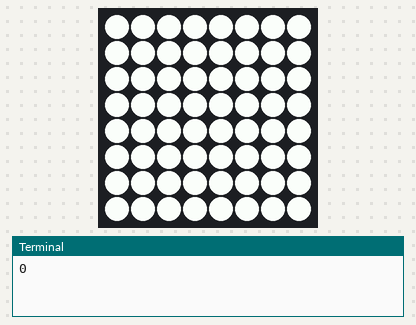
The program below on a simulated Raspberry Pi (BCM pin numbers) with a Sense HAT. Shown: the Sense HAT's 8×8 RGB LED matrix, the last lines printed to the terminal.

Above: at 0.1 s.
At 1.6 s:
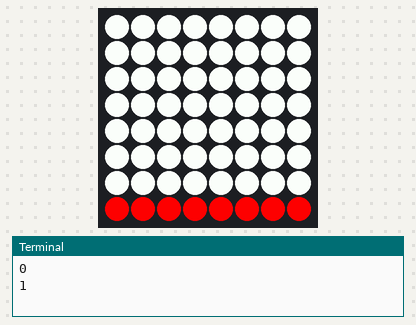
At 3.1 s:
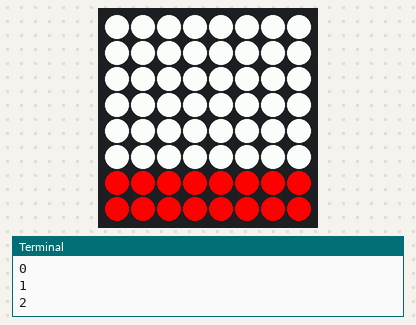
At 6.1 s:
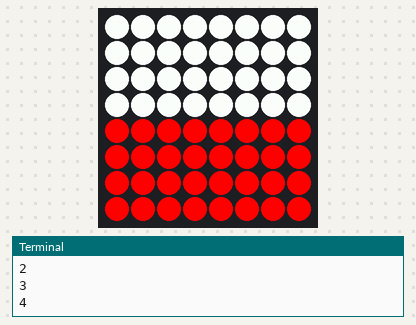
At 9.1 s:
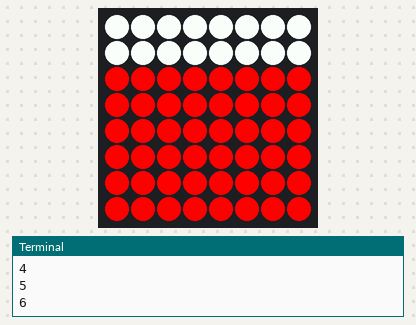
At 12.1 s:
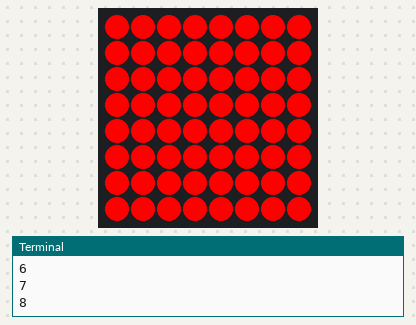

The program:

update_matrix.py
```python
from sense_hat import SenseHat
import time

sense = SenseHat()

X = [255, 0, 0]  # Red
O = [255, 255, 255]  # White

level_0 = [
O, O, O, O, O, O, O, O,
O, O, O, O, O, O, O, O,
O, O, O, O, O, O, O, O,
O, O, O, O, O, O, O, O,
O, O, O, O, O, O, O, O,
O, O, O, O, O, O, O, O,
O, O, O, O, O, O, O, O,
O, O, O, O, O, O, O, O
]

level_1 = [
O, O, O, O, O, O, O, O,
O, O, O, O, O, O, O, O,
O, O, O, O, O, O, O, O,
O, O, O, O, O, O, O, O,
O, O, O, O, O, O, O, O,
O, O, O, O, O, O, O, O,
O, O, O, O, O, O, O, O,
X, X, X, X, X, X, X, X
]

level_2 = [
O, O, O, O, O, O, O, O,
O, O, O, O, O, O, O, O,
O, O, O, O, O, O, O, O,
O, O, O, O, O, O, O, O,
O, O, O, O, O, O, O, O,
O, O, O, O, O, O, O, O,
X, X, X, X, X, X, X, X,
X, X, X, X, X, X, X, X
]

level_3 = [
O, O, O, O, O, O, O, O,
O, O, O, O, O, O, O, O,
O, O, O, O, O, O, O, O,
O, O, O, O, O, O, O, O,
O, O, O, O, O, O, O, O,
X, X, X, X, X, X, X, X,
X, X, X, X, X, X, X, X,
X, X, X, X, X, X, X, X
]

level_4 = [
O, O, O, O, O, O, O, O,
O, O, O, O, O, O, O, O,
O, O, O, O, O, O, O, O,
O, O, O, O, O, O, O, O,
X, X, X, X, X, X, X, X,
X, X, X, X, X, X, X, X,
X, X, X, X, X, X, X, X,
X, X, X, X, X, X, X, X
]

level_5 = [
O, O, O, O, O, O, O, O,
O, O, O, O, O, O, O, O,
O, O, O, O, O, O, O, O,
X, X, X, X, X, X, X, X,
X, X, X, X, X, X, X, X,
X, X, X, X, X, X, X, X,
X, X, X, X, X, X, X, X,
X, X, X, X, X, X, X, X
]


level_6 = [
O, O, O, O, O, O, O, O,
O, O, O, O, O, O, O, O,
X, X, X, X, X, X, X, X,
X, X, X, X, X, X, X, X,
X, X, X, X, X, X, X, X,
X, X, X, X, X, X, X, X,
X, X, X, X, X, X, X, X,
X, X, X, X, X, X, X, X
]

level_7 = [
O, O, O, O, O, O, O, O,
X, X, X, X, X, X, X, X,
X, X, X, X, X, X, X, X,
X, X, X, X, X, X, X, X,
X, X, X, X, X, X, X, X,
X, X, X, X, X, X, X, X,
X, X, X, X, X, X, X, X,
X, X, X, X, X, X, X, X
]

level_8 = [
X, X, X, X, X, X, X, X,
X, X, X, X, X, X, X, X,
X, X, X, X, X, X, X, X,
X, X, X, X, X, X, X, X,
X, X, X, X, X, X, X, X,
X, X, X, X, X, X, X, X,
X, X, X, X, X, X, X, X,
X, X, X, X, X, X, X, X
]
index = 0
while True:
  print(index)
  if index == 0:
    sense.set_pixels(level_0)
  elif index == 1:
    sense.set_pixels(level_1)
  elif index == 2:
    sense.set_pixels(level_2)
  elif index == 3:
    sense.set_pixels(level_3)
  elif index == 4:
    sense.set_pixels(level_4)
  elif index == 5:
    sense.set_pixels(level_5)
  elif index == 6:
    sense.set_pixels(level_6)
  elif index == 7:
    sense.set_pixels(level_7)
  elif index == 8:
    sense.set_pixels(level_8)
  if index < 8:
    index += 1
  else:
    index = 0
  time.sleep(1.5)
```

Measured:
- by itself, everything shown: repeats every 13.5 s, in 9 steps
- what the display in image 1 shows lasts 1.5 s, from 1.5 s to 3.0 s
